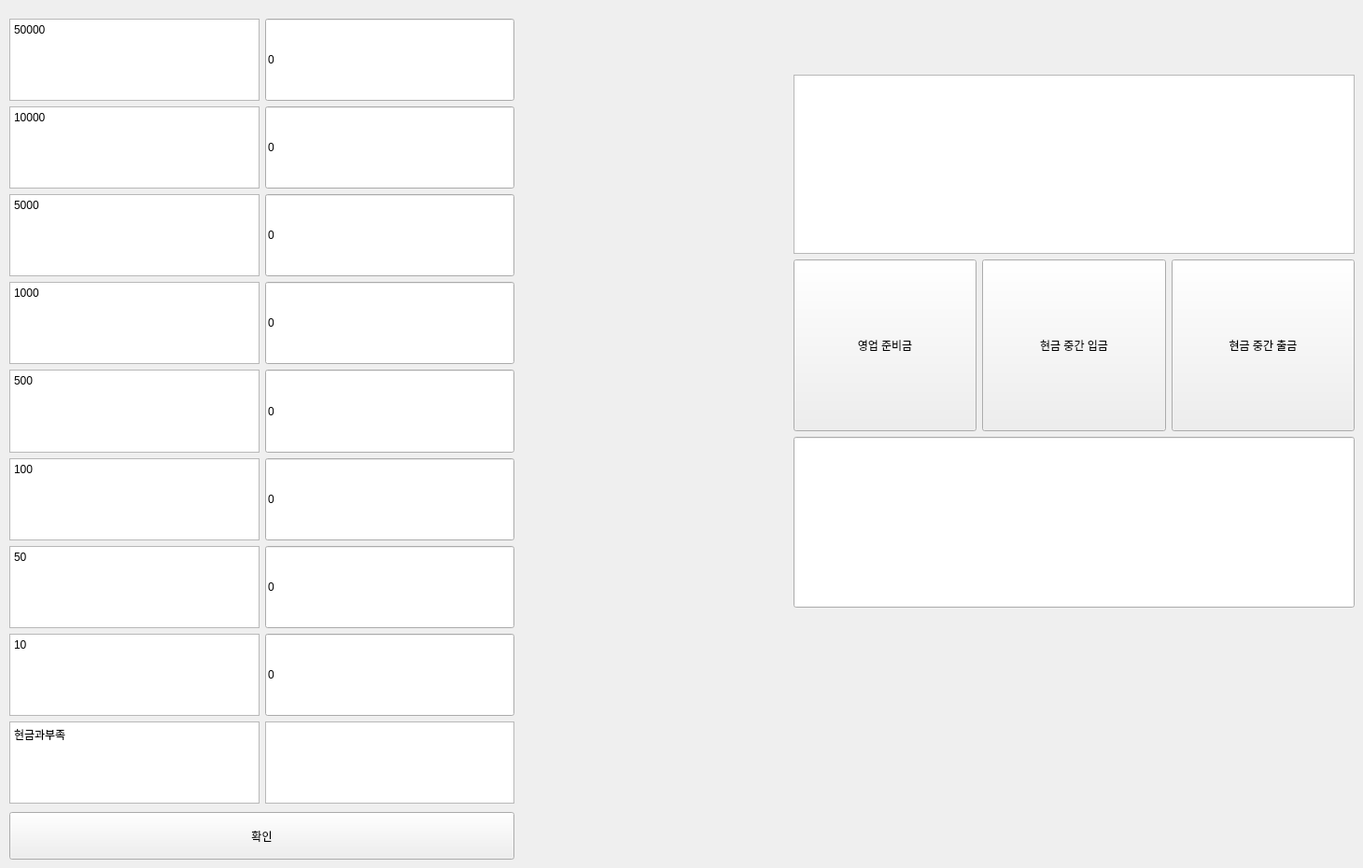
    <widget class="QWidget" name="tab_2">
     <attribute name="title">
      <string>시재</string>
     </attribute>
     <widget class="QWidget" name="gridLayoutWidget">
      <property name="geometry">
       <rect>
        <x>10</x>
        <y>20</y>
        <width>541</width>
        <height>841</height>
       </rect>
      </property>
      <layout class="QGridLayout" name="gridLayout">
       <item row="1" column="1">
        <widget class="QLineEdit" name="mil">
         <property name="sizePolicy">
          <sizepolicy hsizetype="Expanding" vsizetype="Preferred">
           <horstretch>0</horstretch>
           <verstretch>0</verstretch>
          </sizepolicy>
         </property>
         <property name="text">
          <string>0</string>
         </property>
        </widget>
       </item>
       <item row="5" column="1">
        <widget class="QLineEdit" name="hund">
         <property name="sizePolicy">
          <sizepolicy hsizetype="Expanding" vsizetype="Preferred">
           <horstretch>0</horstretch>
           <verstretch>0</verstretch>
          </sizepolicy>
         </property>
         <property name="text">
          <string>0</string>
         </property>
        </widget>
       </item>
       <item row="6" column="0">
        <widget class="QTextBrowser" name="textBrowser_6">
         <property name="sizePolicy">
          <sizepolicy hsizetype="Preferred" vsizetype="Preferred">
           <horstretch>0</horstretch>
           <verstretch>0</verstretch>
          </sizepolicy>
         </property>
         <property name="styleSheet">
          <string notr="true"/>
         </property>
         <property name="html">
          <string>&lt;!DOCTYPE HTML PUBLIC &quot;-//W3C//DTD HTML 4.0//EN&quot; &quot;http://www.w3.org/TR/REC-html40/strict.dtd&quot;&gt;
&lt;html&gt;&lt;head&gt;&lt;meta name=&quot;qrichtext&quot; content=&quot;1&quot; /&gt;&lt;style type=&quot;text/css&quot;&gt;
p, li { white-space: pre-wrap; }
&lt;/style&gt;&lt;/head&gt;&lt;body style=&quot; font-family:'Gulim'; font-size:9pt; font-weight:400; font-style:normal;&quot;&gt;
&lt;p style=&quot; margin-top:0px; margin-bottom:0px; margin-left:0px; margin-right:0px; -qt-block-indent:0; text-indent:0px;&quot;&gt;&lt;span style=&quot; font-family:'Gulim';&quot;&gt;50&lt;/span&gt;&lt;/p&gt;&lt;/body&gt;&lt;/html&gt;</string>
         </property>
        </widget>
       </item>
       <item row="0" column="0">
        <widget class="QTextBrowser" name="textBrowser">
         <property name="sizePolicy">
          <sizepolicy hsizetype="Preferred" vsizetype="Preferred">
           <horstretch>0</horstretch>
           <verstretch>0</verstretch>
          </sizepolicy>
         </property>
         <property name="styleSheet">
          <string notr="true"/>
         </property>
         <property name="html">
          <string>&lt;!DOCTYPE HTML PUBLIC &quot;-//W3C//DTD HTML 4.0//EN&quot; &quot;http://www.w3.org/TR/REC-html40/strict.dtd&quot;&gt;
&lt;html&gt;&lt;head&gt;&lt;meta name=&quot;qrichtext&quot; content=&quot;1&quot; /&gt;&lt;style type=&quot;text/css&quot;&gt;
p, li { white-space: pre-wrap; }
&lt;/style&gt;&lt;/head&gt;&lt;body style=&quot; font-family:'Gulim'; font-size:9pt; font-weight:400; font-style:normal;&quot;&gt;
&lt;p style=&quot; margin-top:0px; margin-bottom:0px; margin-left:0px; margin-right:0px; -qt-block-indent:0; text-indent:0px;&quot;&gt;&lt;span style=&quot; font-family:'Gulim';&quot;&gt;50000&lt;/span&gt;&lt;/p&gt;&lt;/body&gt;&lt;/html&gt;</string>
         </property>
        </widget>
       </item>
       <item row="8" column="0">
        <widget class="QTextBrowser" name="textBrowser_8">
         <property name="styleSheet">
          <string notr="true"/>
         </property>
         <property name="html">
          <string>&lt;!DOCTYPE HTML PUBLIC &quot;-//W3C//DTD HTML 4.0//EN&quot; &quot;http://www.w3.org/TR/REC-html40/strict.dtd&quot;&gt;
&lt;html&gt;&lt;head&gt;&lt;meta name=&quot;qrichtext&quot; content=&quot;1&quot; /&gt;&lt;style type=&quot;text/css&quot;&gt;
p, li { white-space: pre-wrap; }
&lt;/style&gt;&lt;/head&gt;&lt;body style=&quot; font-family:'Gulim'; font-size:9pt; font-weight:400; font-style:normal;&quot;&gt;
&lt;p style=&quot; margin-top:0px; margin-bottom:0px; margin-left:0px; margin-right:0px; -qt-block-indent:0; text-indent:0px;&quot;&gt;&lt;span style=&quot; font-family:'Gulim';&quot;&gt;현금과부족&lt;/span&gt;&lt;/p&gt;&lt;/body&gt;&lt;/html&gt;</string>
         </property>
        </widget>
       </item>
       <item row="6" column="1">
        <widget class="QLineEdit" name="fifty">
         <property name="sizePolicy">
          <sizepolicy hsizetype="Expanding" vsizetype="Preferred">
           <horstretch>0</horstretch>
           <verstretch>0</verstretch>
          </sizepolicy>
         </property>
         <property name="text">
          <string>0</string>
         </property>
        </widget>
       </item>
       <item row="1" column="0">
        <widget class="QTextBrowser" name="textBrowser_2">
         <property name="sizePolicy">
          <sizepolicy hsizetype="Preferred" vsizetype="Preferred">
           <horstretch>0</horstretch>
           <verstretch>0</verstretch>
          </sizepolicy>
         </property>
         <property name="styleSheet">
          <string notr="true"/>
         </property>
         <property name="html">
          <string>&lt;!DOCTYPE HTML PUBLIC &quot;-//W3C//DTD HTML 4.0//EN&quot; &quot;http://www.w3.org/TR/REC-html40/strict.dtd&quot;&gt;
&lt;html&gt;&lt;head&gt;&lt;meta name=&quot;qrichtext&quot; content=&quot;1&quot; /&gt;&lt;style type=&quot;text/css&quot;&gt;
p, li { white-space: pre-wrap; }
&lt;/style&gt;&lt;/head&gt;&lt;body style=&quot; font-family:'Gulim'; font-size:9pt; font-weight:400; font-style:normal;&quot;&gt;
&lt;p style=&quot; margin-top:0px; margin-bottom:0px; margin-left:0px; margin-right:0px; -qt-block-indent:0; text-indent:0px;&quot;&gt;&lt;span style=&quot; font-family:'Gulim';&quot;&gt;10000&lt;/span&gt;&lt;/p&gt;&lt;/body&gt;&lt;/html&gt;</string>
         </property>
        </widget>
       </item>
       <item row="8" column="1">
        <widget class="QTextBrowser" name="moneycorrect"/>
       </item>
       <item row="4" column="1">
        <widget class="QLineEdit" name="fivehund">
         <property name="sizePolicy">
          <sizepolicy hsizetype="Expanding" vsizetype="Preferred">
           <horstretch>0</horstretch>
           <verstretch>0</verstretch>
          </sizepolicy>
         </property>
         <property name="text">
          <string>0</string>
         </property>
        </widget>
       </item>
       <item row="7" column="1">
        <widget class="QLineEdit" name="ten">
         <property name="sizePolicy">
          <sizepolicy hsizetype="Expanding" vsizetype="Preferred">
           <horstretch>0</horstretch>
           <verstretch>0</verstretch>
          </sizepolicy>
         </property>
         <property name="text">
          <string>0</string>
         </property>
        </widget>
       </item>
       <item row="4" column="0">
        <widget class="QTextBrowser" name="textBrowser_4">
         <property name="sizePolicy">
          <sizepolicy hsizetype="Preferred" vsizetype="Preferred">
           <horstretch>0</horstretch>
           <verstretch>0</verstretch>
          </sizepolicy>
         </property>
         <property name="styleSheet">
          <string notr="true"/>
         </property>
         <property name="html">
          <string>&lt;!DOCTYPE HTML PUBLIC &quot;-//W3C//DTD HTML 4.0//EN&quot; &quot;http://www.w3.org/TR/REC-html40/strict.dtd&quot;&gt;
&lt;html&gt;&lt;head&gt;&lt;meta name=&quot;qrichtext&quot; content=&quot;1&quot; /&gt;&lt;style type=&quot;text/css&quot;&gt;
p, li { white-space: pre-wrap; }
&lt;/style&gt;&lt;/head&gt;&lt;body style=&quot; font-family:'Gulim'; font-size:9pt; font-weight:400; font-style:normal;&quot;&gt;
&lt;p style=&quot; margin-top:0px; margin-bottom:0px; margin-left:0px; margin-right:0px; -qt-block-indent:0; text-indent:0px;&quot;&gt;&lt;span style=&quot; font-family:'Gulim';&quot;&gt;500&lt;/span&gt;&lt;/p&gt;&lt;/body&gt;&lt;/html&gt;</string>
         </property>
        </widget>
       </item>
       <item row="3" column="0">
        <widget class="QTextBrowser" name="textBrowser_3">
         <property name="sizePolicy">
          <sizepolicy hsizetype="Preferred" vsizetype="Preferred">
           <horstretch>0</horstretch>
           <verstretch>0</verstretch>
          </sizepolicy>
         </property>
         <property name="styleSheet">
          <string notr="true"/>
         </property>
         <property name="html">
          <string>&lt;!DOCTYPE HTML PUBLIC &quot;-//W3C//DTD HTML 4.0//EN&quot; &quot;http://www.w3.org/TR/REC-html40/strict.dtd&quot;&gt;
&lt;html&gt;&lt;head&gt;&lt;meta name=&quot;qrichtext&quot; content=&quot;1&quot; /&gt;&lt;style type=&quot;text/css&quot;&gt;
p, li { white-space: pre-wrap; }
&lt;/style&gt;&lt;/head&gt;&lt;body style=&quot; font-family:'Gulim'; font-size:9pt; font-weight:400; font-style:normal;&quot;&gt;
&lt;p style=&quot; margin-top:0px; margin-bottom:0px; margin-left:0px; margin-right:0px; -qt-block-indent:0; text-indent:0px;&quot;&gt;&lt;span style=&quot; font-family:'Gulim';&quot;&gt;1000&lt;/span&gt;&lt;/p&gt;&lt;/body&gt;&lt;/html&gt;</string>
         </property>
        </widget>
       </item>
       <item row="3" column="1">
        <widget class="QLineEdit" name="thous">
         <property name="sizePolicy">
          <sizepolicy hsizetype="Expanding" vsizetype="Preferred">
           <horstretch>0</horstretch>
           <verstretch>0</verstretch>
          </sizepolicy>
         </property>
         <property name="text">
          <string>0</string>
         </property>
        </widget>
       </item>
       <item row="7" column="0">
        <widget class="QTextBrowser" name="textBrowser_7">
         <property name="sizePolicy">
          <sizepolicy hsizetype="Preferred" vsizetype="Preferred">
           <horstretch>0</horstretch>
           <verstretch>0</verstretch>
          </sizepolicy>
         </property>
         <property name="styleSheet">
          <string notr="true"/>
         </property>
         <property name="html">
          <string>&lt;!DOCTYPE HTML PUBLIC &quot;-//W3C//DTD HTML 4.0//EN&quot; &quot;http://www.w3.org/TR/REC-html40/strict.dtd&quot;&gt;
&lt;html&gt;&lt;head&gt;&lt;meta name=&quot;qrichtext&quot; content=&quot;1&quot; /&gt;&lt;style type=&quot;text/css&quot;&gt;
p, li { white-space: pre-wrap; }
&lt;/style&gt;&lt;/head&gt;&lt;body style=&quot; font-family:'Gulim'; font-size:9pt; font-weight:400; font-style:normal;&quot;&gt;
&lt;p style=&quot; margin-top:0px; margin-bottom:0px; margin-left:0px; margin-right:0px; -qt-block-indent:0; text-indent:0px;&quot;&gt;&lt;span style=&quot; font-family:'Gulim';&quot;&gt;10&lt;/span&gt;&lt;/p&gt;&lt;/body&gt;&lt;/html&gt;</string>
         </property>
        </widget>
       </item>
       <item row="0" column="1">
        <widget class="QLineEdit" name="fivemil">
         <property name="sizePolicy">
          <sizepolicy hsizetype="Preferred" vsizetype="Preferred">
           <horstretch>0</horstretch>
           <verstretch>0</verstretch>
          </sizepolicy>
         </property>
         <property name="text">
          <string>0</string>
         </property>
        </widget>
       </item>
       <item row="5" column="0">
        <widget class="QTextBrowser" name="textBrowser_5">
         <property name="sizePolicy">
          <sizepolicy hsizetype="Preferred" vsizetype="Preferred">
           <horstretch>0</horstretch>
           <verstretch>0</verstretch>
          </sizepolicy>
         </property>
         <property name="styleSheet">
          <string notr="true"/>
         </property>
         <property name="html">
          <string>&lt;!DOCTYPE HTML PUBLIC &quot;-//W3C//DTD HTML 4.0//EN&quot; &quot;http://www.w3.org/TR/REC-html40/strict.dtd&quot;&gt;
&lt;html&gt;&lt;head&gt;&lt;meta name=&quot;qrichtext&quot; content=&quot;1&quot; /&gt;&lt;style type=&quot;text/css&quot;&gt;
p, li { white-space: pre-wrap; }
&lt;/style&gt;&lt;/head&gt;&lt;body style=&quot; font-family:'Gulim'; font-size:9pt; font-weight:400; font-style:normal;&quot;&gt;
&lt;p style=&quot; margin-top:0px; margin-bottom:0px; margin-left:0px; margin-right:0px; -qt-block-indent:0; text-indent:0px;&quot;&gt;&lt;span style=&quot; font-family:'Gulim';&quot;&gt;100&lt;/span&gt;&lt;/p&gt;&lt;/body&gt;&lt;/html&gt;</string>
         </property>
        </widget>
       </item>
       <item row="2" column="0">
        <widget class="QTextBrowser" name="textBrowser_12">
         <property name="html">
          <string>&lt;!DOCTYPE HTML PUBLIC &quot;-//W3C//DTD HTML 4.0//EN&quot; &quot;http://www.w3.org/TR/REC-html40/strict.dtd&quot;&gt;
&lt;html&gt;&lt;head&gt;&lt;meta name=&quot;qrichtext&quot; content=&quot;1&quot; /&gt;&lt;style type=&quot;text/css&quot;&gt;
p, li { white-space: pre-wrap; }
&lt;/style&gt;&lt;/head&gt;&lt;body style=&quot; font-family:'Gulim'; font-size:9pt; font-weight:400; font-style:normal;&quot;&gt;
&lt;p style=&quot; margin-top:0px; margin-bottom:0px; margin-left:0px; margin-right:0px; -qt-block-indent:0; text-indent:0px;&quot;&gt;&lt;span style=&quot; font-family:'Gulim';&quot;&gt;5000&lt;/span&gt;&lt;/p&gt;&lt;/body&gt;&lt;/html&gt;</string>
         </property>
        </widget>
       </item>
       <item row="2" column="1">
        <widget class="QLineEdit" name="fivethous">
         <property name="sizePolicy">
          <sizepolicy hsizetype="Preferred" vsizetype="Preferred">
           <horstretch>0</horstretch>
           <verstretch>0</verstretch>
          </sizepolicy>
         </property>
         <property name="text">
          <string>0</string>
         </property>
        </widget>
       </item>
      </layout>
     </widget>
     <widget class="QPushButton" name="confirm">
      <property name="geometry">
       <rect>
        <x>10</x>
        <y>870</y>
        <width>541</width>
        <height>51</height>
       </rect>
      </property>
      <property name="text">
       <string>확인</string>
      </property>
     </widget>
     <widget class="QWidget" name="verticalLayoutWidget">
      <property name="geometry">
       <rect>
        <x>850</x>
        <y>80</y>
        <width>601</width>
        <height>571</height>
       </rect>
      </property>
      <layout class="QVBoxLayout" name="verticalLayout">
       <item>
        <widget class="QTextBrowser" name="textBrowser_9">
         <property name="sizePolicy">
          <sizepolicy hsizetype="Preferred" vsizetype="Preferred">
           <horstretch>0</horstretch>
           <verstretch>0</verstretch>
          </sizepolicy>
         </property>
        </widget>
       </item>
       <item>
        <layout class="QHBoxLayout" name="horizontalLayout">
         <item>
          <widget class="QPushButton" name="pushButton_4">
           <property name="sizePolicy">
            <sizepolicy hsizetype="Preferred" vsizetype="Preferred">
             <horstretch>0</horstretch>
             <verstretch>0</verstretch>
            </sizepolicy>
           </property>
           <property name="text">
            <string>영업 준비금</string>
           </property>
          </widget>
         </item>
         <item>
          <widget class="QPushButton" name="pushButton_2">
           <property name="sizePolicy">
            <sizepolicy hsizetype="Preferred" vsizetype="Preferred">
             <horstretch>0</horstretch>
             <verstretch>0</verstretch>
            </sizepolicy>
           </property>
           <property name="text">
            <string>현금 중간 입금</string>
           </property>
          </widget>
         </item>
         <item>
          <widget class="QPushButton" name="pushButton_3">
           <property name="sizePolicy">
            <sizepolicy hsizetype="Preferred" vsizetype="Preferred">
             <horstretch>0</horstretch>
             <verstretch>0</verstretch>
            </sizepolicy>
           </property>
           <property name="text">
            <string>현금 중간 출금</string>
           </property>
          </widget>
         </item>
        </layout>
       </item>
       <item>
        <widget class="QLineEdit" name="lineEdit">
         <property name="sizePolicy">
          <sizepolicy hsizetype="Preferred" vsizetype="Preferred">
           <horstretch>0</horstretch>
           <verstretch>0</verstretch>
          </sizepolicy>
         </property>
        </widget>
       </item>
      </layout>
     </widget>
    </widget>
